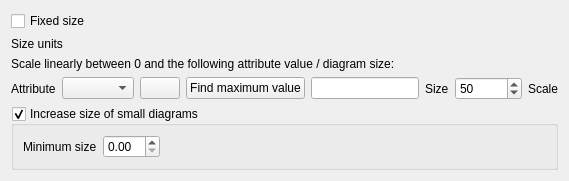
                <widget class="QWidget" name="mDiagramPropertiesTabWidgetPage2">
                 <attribute name="title">
                  <string>Size</string>
                 </attribute>
                 <layout class="QGridLayout" name="gridLayout_7">
                  <item row="1" column="0">
                   <widget class="QCheckBox" name="mFixedSizeCheckBox">
                    <property name="text">
                     <string>Fixed size</string>
                    </property>
                   </widget>
                  </item>
                  <item row="1" column="1">
                   <spacer name="horizontalSpacer_28">
                    <property name="orientation">
                     <enum>Qt::Horizontal</enum>
                    </property>
                    <property name="sizeHint" stdset="0">
                     <size>
                      <width>0</width>
                      <height>20</height>
                     </size>
                    </property>
                   </spacer>
                  </item>
                  <item row="12" column="0">
                   <spacer name="verticalSpacer_4">
                    <property name="orientation">
                     <enum>Qt::Vertical</enum>
                    </property>
                    <property name="sizeHint" stdset="0">
                     <size>
                      <width>20</width>
                      <height>0</height>
                     </size>
                    </property>
                   </spacer>
                  </item>
                  <item row="4" column="0">
                   <widget class="QLabel" name="mDiagramUnitsLabel">
                    <property name="text">
                     <string>Size units</string>
                    </property>
                   </widget>
                  </item>
                  <item row="6" column="0" colspan="2">
                   <widget class="QFrame" name="mLinearScaleFrame">
                    <property name="frameShape">
                     <enum>QFrame::NoFrame</enum>
                    </property>
                    <property name="frameShadow">
                     <enum>QFrame::Plain</enum>
                    </property>
                    <layout class="QVBoxLayout" name="verticalLayout_29">
                     <property name="margin">
                      <number>0</number>
                     </property>
                     <item>
                      <widget class="QLabel" name="mLinearlyScalingLabel">
                       <property name="text">
                        <string>Scale linearly between 0 and the following attribute value / diagram size:</string>
                       </property>
                       <property name="wordWrap">
                        <bool>true</bool>
                       </property>
                      </widget>
                     </item>
                     <item>
                      <layout class="QHBoxLayout" name="mLinearlyScalingLayout">
                       <item>
                        <widget class="QWidget" name="mAttributeBasedScalingOptions" native="true">
                         <layout class="QHBoxLayout" name="horizontalLayout_51">
                          <property name="margin">
                           <number>0</number>
                          </property>
                          <item>
                           <widget class="QLabel" name="mSizeAttributeLabel">
                            <property name="text">
                             <string>Attribute</string>
                            </property>
                           </widget>
                          </item>
                          <item>
                           <widget class="QComboBox" name="mSizeAttributeComboBox">
                            <property name="sizePolicy">
                             <sizepolicy hsizetype="Expanding" vsizetype="Fixed">
                              <horstretch>0</horstretch>
                              <verstretch>0</verstretch>
                             </sizepolicy>
                            </property>
                           </widget>
                          </item>
                          <item>
                           <widget class="QPushButton" name="mSizeAttributeExpression">
                            <property name="enabled">
                             <bool>true</bool>
                            </property>
                            <property name="toolTip">
                             <string>Edit expression</string>
                            </property>
                            <property name="icon">
                             <iconset resource="Resources/images/images.qrc">
                              <normaloff>:/images/themes/default/mIconExpressionEditorOpen.svg</normaloff>:/images/themes/default/mIconExpressionEditorOpen.svg</iconset>
                            </property>
                            <property name="iconSize">
                             <size>
                              <width>24</width>
                              <height>16</height>
                             </size>
                            </property>
                           </widget>
                          </item>
                          <item>
                           <widget class="QPushButton" name="mFindMaximumValueButton">
                            <property name="text">
                             <string>Find maximum value</string>
                            </property>
                           </widget>
                          </item>
                          <item>
                           <widget class="QLineEdit" name="mValueLineEdit">
                            <property name="toolTip">
                             <string>The attribute value you enter here will correspond to the size entered in the field &quot;Size&quot; and the chosen &quot;Size unit&quot;.
Leave empty to automatically apply the maximum value.</string>
                            </property>
                           </widget>
                          </item>
                         </layout>
                        </widget>
                       </item>
                       <item>
                        <widget class="QLabel" name="mSizeLabel">
                         <property name="text">
                          <string>Size</string>
                         </property>
                        </widget>
                       </item>
                       <item>
                        <widget class="QSpinBox" name="mSizeSpinBox">
                         <property name="maximum">
                          <number>10000000</number>
                         </property>
                         <property name="value">
                          <number>50</number>
                         </property>
                        </widget>
                       </item>
                       <item>
                        <widget class="QLabel" name="mScaleDependencyLabel">
                         <property name="text">
                          <string>Scale</string>
                         </property>
                        </widget>
                       </item>
                      </layout>
                     </item>
                     <item>
                      <widget class="QGroupBox" name="mIncreaseSmallDiagramsGroupBox">
                       <property name="toolTip">
                        <string>Will scale diagrams with a size smaller than the minimum size to the minimum size</string>
                       </property>
                       <property name="title">
                        <string>Increase size of small diagrams</string>
                       </property>
                       <property name="checkable">
                        <bool>true</bool>
                       </property>
                       <layout class="QHBoxLayout" name="horizontalLayout_52">
                        <item>
                         <widget class="QLabel" name="mIncreaseMinimumSizeLabel">
                          <property name="text">
                           <string>Minimum size</string>
                          </property>
                         </widget>
                        </item>
                        <item>
                         <widget class="QDoubleSpinBox" name="mIncreaseMinimumSizeSpinBox"/>
                        </item>
                        <item>
                         <spacer name="horizontalSpacer_29">
                          <property name="orientation">
                           <enum>Qt::Horizontal</enum>
                          </property>
                          <property name="sizeHint" stdset="0">
                           <size>
                            <width>0</width>
                            <height>20</height>
                           </size>
                          </property>
                         </spacer>
                        </item>
                       </layout>
                      </widget>
                     </item>
                    </layout>
                   </widget>
                  </item>
                 </layout>
                </widget>
